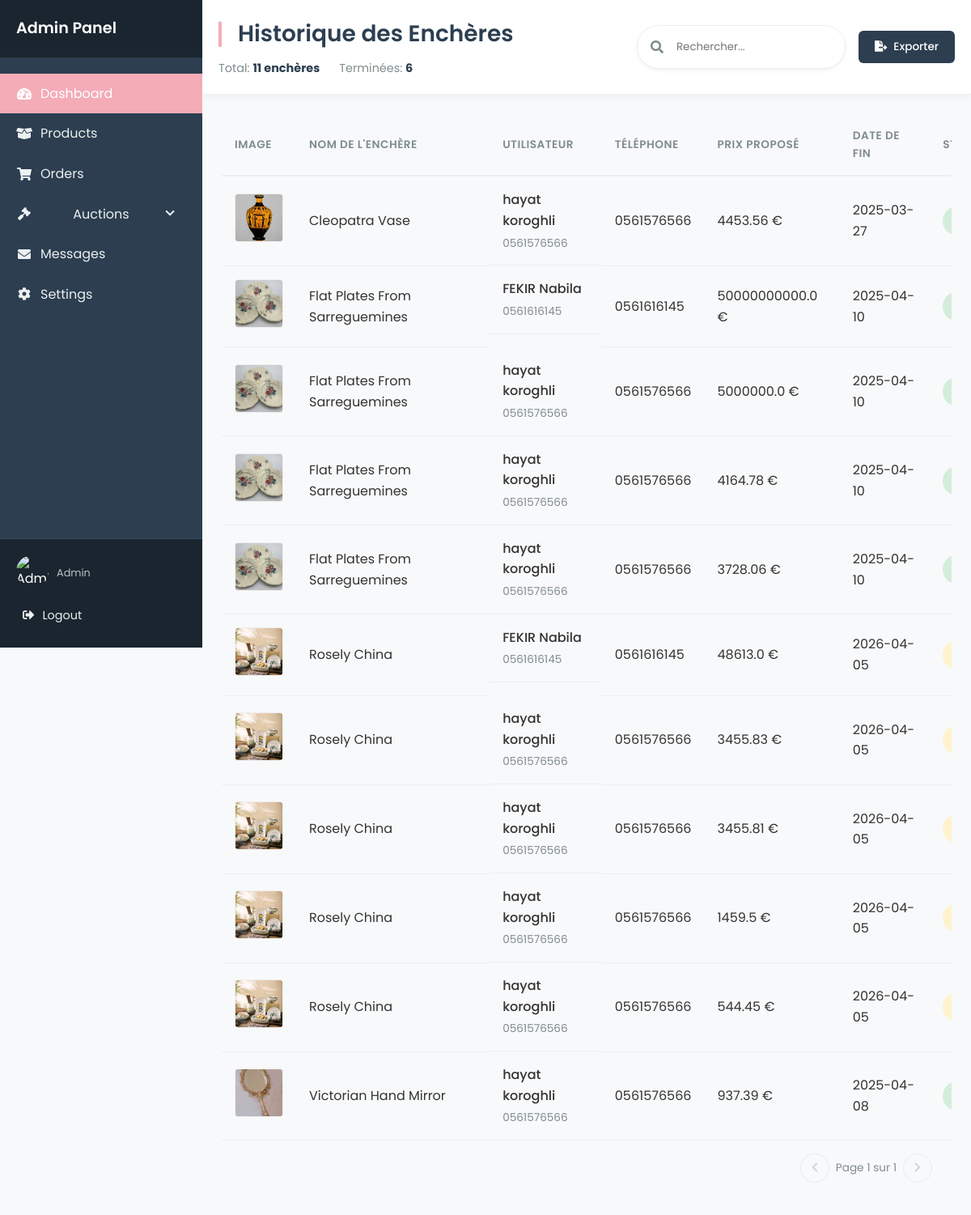
/admin/historique_encheres, run on an earlier commit of the app's database.
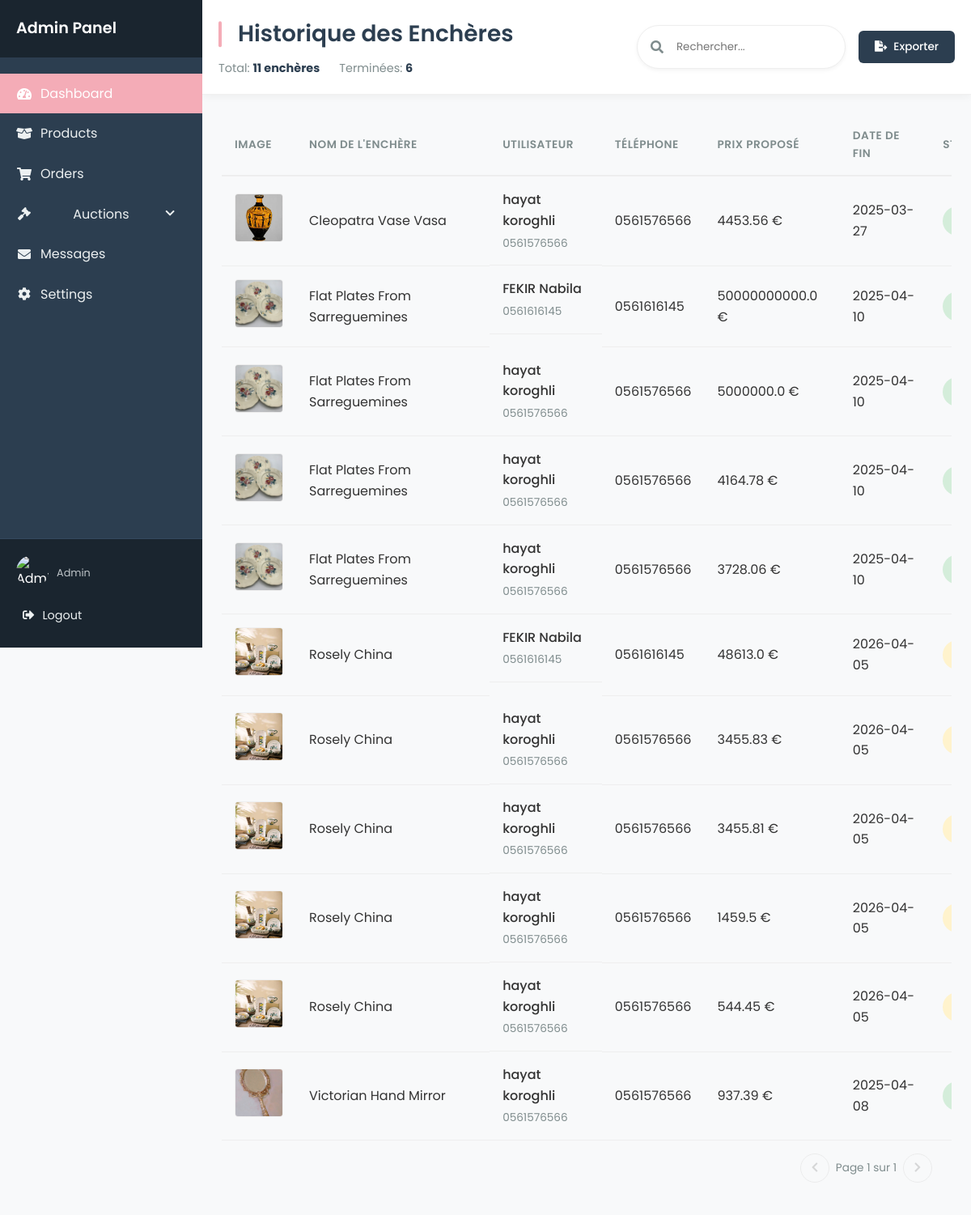
And on a later commit of the database.
### tables this page shows
CREATE TABLE historique_enchere (
            id_enchere INTEGER NOT NULL,
            id_user INTEGER,
            proposed_price REAL NOT NULL,
            FOREIGN KEY (id_user) REFERENCES users(id),
            FOREIGN KEY (id_enchere) REFERENCES enchere(id),
            PRIMARY KEY (id_enchere, id_user, proposed_price)
            
        );

CREATE TABLE enchere (
            id_enchere INTEGER PRIMARY KEY AUTOINCREMENT,
            name TEXT NOT NULL,
            etat TEXT NOT NULL DEFAULT 'En cours',
            description TEXT NOT NULL,
            image_url TEXT, 
            prix REAL NOT NULL,
            date_fin DATE NOT NULL,
            adresse TEXT NOT NULL
        );

CREATE TABLE users (
            id INTEGER PRIMARY KEY AUTOINCREMENT,
            FirstName TEXT NOT NULL,
            LastName TEXT NOT NULL,
            Email TEXT UNIQUE NOT NULL,
            phoneNum TEXT NOT NULL,
            password TEXT NOT NULL, 
            is_admin INTEGER NOT NULL DEFAULT 0 CHECK(is_admin IN (0,1))  
        );

### app.py (the view)
@app.route("/admin/historique_encheres", methods=["GET"])
def historique_encheres():
    conn = get_db()
    cursor = conn.cursor()
    current_date = datetime.now().date()
    cursor.execute(
        """
        SELECT
            e.image_url,
            e.name AS enchere_name,
            e.date_fin,
            u.FirstName || ' ' || u.LastName AS user_full_name,
            u.phoneNum,
            h.proposed_price,
            e.etat,
            CASE
                WHEN e.etat = 'Annulée' THEN 'Annulée'
                WHEN e.date_fin < ? THEN 'Terminée'
                ELSE 'En cours'
            END AS calculated_etat
        FROM historique_enchere h
        JOIN enchere e ON h.id_enchere = e.id_enchere
        JOIN users u ON h.id_user = u.id
        ORDER BY e.name, h.proposed_price DESC, e.date_fin DESC
    """,
        (current_date,),
    )
    historique = cursor.fetchall()
    completed_count = sum(
        1 for item in historique if item["calculated_etat"] == "Terminée"
    )
    conn.close()
    return render_template(
        "historique_encheres.html",
        historique=historique,
        completed_count=completed_count,
    )

### app.py (called while the page is built)
def get_db():
    conn = sqlite3.connect("database.db")
    conn.row_factory = sqlite3.Row
    return conn

### templates/historique_encheres.html (shortened to what the changed rows need)
<!DOCTYPE html>
<html lang="fr">
  <head>
    <link
      rel="stylesheet"
      href="https://cdnjs.cloudflare.com/ajax/libs/font-awesome/5.15.4/css/all.min.css" />
  </head>
  <body>
    <div class="admin-container">
    <aside class="sidebar">
        <div class="sidebar-header">
            <h2>Admin Panel</h2>
        </div>
    </aside>
      <div class="content-wrapper">
        <header class="main-header">
          <div class="header-title">
            <h1>Historique des Enchères</h1>
          </div>
        </header>
        <main class="main-content">
            <div class="table-responsive">
              <table class="auctions-table">
                <thead>
                  <tr>
                    <th>Image</th>
                    <th>Nom de l'Enchère</th>
                    <th>Utilisateur</th>
                    <th>Téléphone</th>
                    <th>Prix Proposé</th>
                    <th>Date de Fin</th>
                    <th>Statut</th>
                  </tr>
                </thead>
                <tbody>
                  {% if historique|length > 0 %}
                    {% for item in historique %}
                    <tr>
                      <td>
                        <img
                          src="{{ url_for('static', filename=item.image_url) }}"
                          alt="{{ item.enchere_name }}"
                          class="product-image" />
                      </td>
                      <td>{{ item.enchere_name }}</td>
                      <td class="user-cell">
                        <span class="user-name">{{ item.user_full_name }}</span>
                        <span class="user-phone">{{ item.phoneNum }}</span>
                      </td>
                      <td>{{ item.phoneNum }}</td>
                      <td>{{ item.proposed_price }} €</td>
                      <td>{{ item.date_fin }}</td>
                      <td>
                          {% if item.calculated_etat == 'Terminée' %}
                            <span class="status-badge status-completed">{{ item.calculated_etat }}</span>
                          {% elif item.calculated_etat == 'Annulée' %}
                            <span class="status-badge status-canceled">{{ item.calculated_etat }}</span>
                          {% else %}
                            <span class="status-badge status-active">{{ item.calculated_etat }}</span>
                          {% endif %}
                      </td>
                    </tr>
                    {% endfor %}
                  {% endif %}
                </tbody>
              </table>
            </div>
          </div>
      </div>
  </body>
</html>

What changed in the data, as far as the page shows it:
changed through a linked row, historique_enchere: enchere_name "Cleopatra Vase" → "Cleopatra Vase Vasa"
